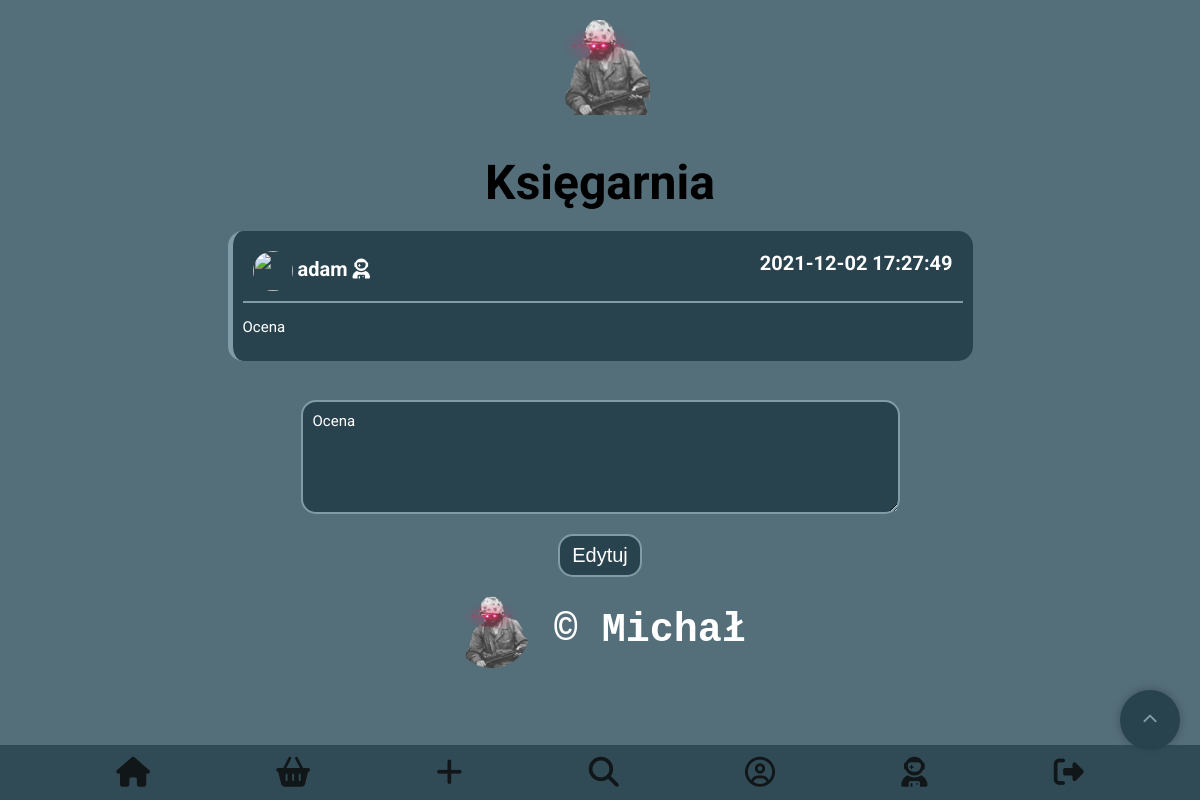
The app's page /index.php?plik=edycja&ocena=26 (signed in) with its own data.
### tables this page shows
CREATE TABLE `oceny` (
  `idoc` int(11) NOT NULL,
  `idks` int(11) NOT NULL,
  `tresc` text NOT NULL,
  `idus` int(3) NOT NULL,
  `datadod` datetime NOT NULL
);

CREATE TABLE `uzytkownicy` (
  `iduser` int(3) NOT NULL,
  `user` varchar(20) NOT NULL,
  `pass` varchar(20) DEFAULT NULL,
  `adminus` int(1) NOT NULL,
  `kol_pdst` varchar(8) DEFAULT NULL,
  `kol_ciem` varchar(8) DEFAULT NULL,
  `kol_jas` varchar(8) DEFAULT NULL
);

### edycja.php (the view, shortened to what this page needs)
<?php
require("conf.php");
?>
<?php
if (isset($_GET["ocena"])) {
	$ocena = $_GET["ocena"];
	$wynik = mysqli_query($conn, "SELECT * FROM oceny, uzytkownicy WHERE oceny.idus= uzytkownicy.iduser AND idoc=$ocena");
	$wiersz = mysqli_fetch_array($wynik);
	$idus = $wiersz["idus"];
	$roz = '.jpg';
	if (file_exists("img/user/$idus$roz")) {
		$idusjpg = $idus . $roz;
	} else {
		$idusjpg = "0.jpg";
	}
	echo '<center><div class="ocena" style="width:60vw;">
        <div class="headerocena"><img src="img/user/' . $idusjpg . '" style="border-radius:50%; vertical-align:middle;" width="40px" height="40px"/>   ' . $wiersz["user"];
	if ($wiersz["adminus"] == 1) {
		echo ' <i class="fas fa-user-astronaut"></i>';
	}
	echo '<span style="float: right;"> ' . $wiersz["datadod"] . '</span>';
	echo '</div>';
	echo '<p>' . $wiersz["tresc"] . '</p></div></center>';
?>
	<form method="post" action="index.php?plik=edycja&ocena=<?php echo $ocena; ?>">
		<Br><textarea required name="xtresc" cols="70" rows="5"><?php echo $wiersz["tresc"]; ?></textarea>
		<P><input type="submit" value="Edytuj">
	</form>
<?php
}
?>

### main.css (style rules this page uses)
:root { --green: #546e7a; --greendark: #29434e; --greenlight: #819ca9; --black: #000; --white: #fff; --kol: 0; }
body { margin: 0px; font-family: 'Roboto', sans-serif; font-weight: 400; color: var(--white); text-align: center; text-decoration: none !important; background-repeat: no-repeat; background-attachment: fixed; background-position: center; background-color: var(--green); overflow-x: hidden; }
input[type="submit"], input[type=file]::file-selector-button, input[type="reset"], input[type="button"], input[type="password"], button { display: inline-block; padding: 8px 12px; color: var(--white); background-color: var(--greendark); border: 2px solid var(--greenlight); cursor: pointer; transition: all 300ms ease; border-radius: 15px; -webkit-border-radius: 15px; -moz-border-radius: 15px; -ms-border-radius: 15px; -o-border-radius: 15px; font-size: 20px; margin-left: 10px; margin-right: 10px; }
input[type="text"], input[type="date"], input[type="number"], input[type="tel"], input[type="email"], select, option, textarea, datalist, button { display: inline-block; padding: 10px; background-color: var(--greendark); border: 2px solid var(--greenlight); color: var(--white); font-family: 'Roboto', sans-serif; cursor: pointer; transition: all 300ms ease; border-radius: 15px; -webkit-border-radius: 15px; -moz-border-radius: 15px; -ms-border-radius: 15px; -o-border-radius: 15px; font-size: 15px; }
textarea { transition: background-color 300ms ease; -webkit-transition: background-color 300ms ease; -moz-transition: background-color 300ms ease; -ms-transition: background-color 300ms ease; -o-transition: background-color 300ms ease; }
form { text-align: center; }
.headerocena { padding: 10px; text-align: left; font-size: 20px; font-weight: bold; border-bottom: 2px solid var(--greenlight); margin-bottom: 15px; }
.ocena { padding: 10px; z-index: 98; background: var(--greendark); color: var(--white); border: 0px dotted #000000; text-align: justify; font-size: 15px; border-left: 5px solid var(--greenlight); transition: 0.5s; border-radius: 15px; margin: 20px; -webkit-border-radius: 15px; -moz-border-radius: 15px; -ms-border-radius: 15px; -o-border-radius: 15px; -webkit-transition: 0.5s; -moz-transition: 0.5s; -ms-transition: 0.5s; -o-transition: 0.5s; }

### records on screen
oceny: idus.user "adam", datadod "2021-12-02 17:27:49", tresc "Ocena", xtresc "Ocena"
